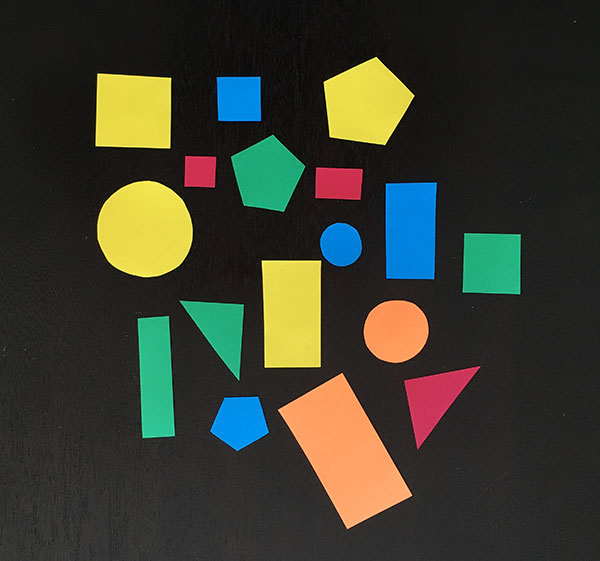
#> input picture corner_detector/shapes_and_colors.jpg, 600 x 561 px
$ jupyter execute harris_corner_detector.ipynb
#> lines starting #> are read from the running program, lines starting #| are printed output that depends on the picture
# Import data

[cell 1]
import cv2
import matplotlib.pyplot as plt
import matplotlib.cm as cm
import numpy as np

[cell 2]
test_img_path = 'shapes_and_colors.jpg'
im = cv2.imread(test_img_path)
#> im is the input picture: shape (561, 600, 3); mean B, G, R 47.2, 60.1, 58.4
gray = cv2.cvtColor(im, cv2.COLOR_BGR2GRAY)
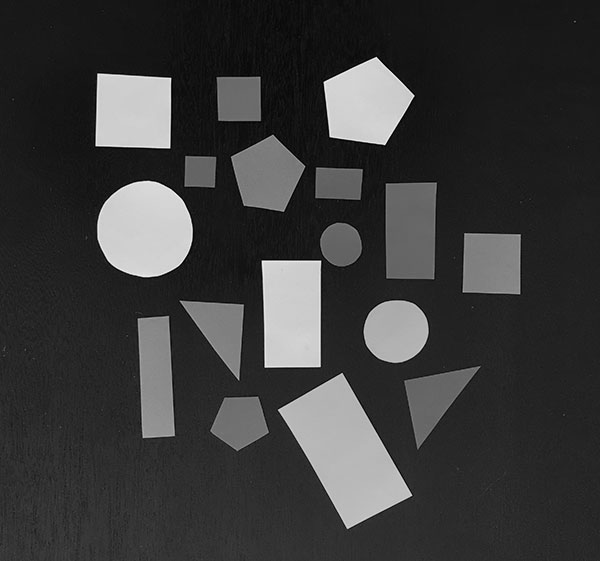
#> gray: shape (561, 600); min 0, max 243, mean 58.1

_, ax = plt.subplots(1, 2)
ax[0].imshow(im)
ax[1].imshow(gray, cmap='Greys')
plt.show()
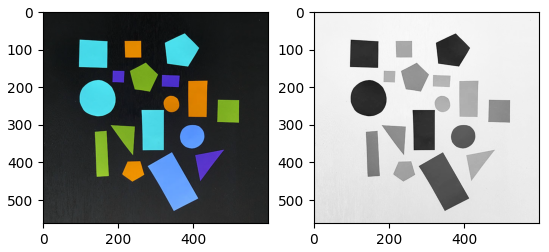
#> figure drawn by matplotlib, 2 panels; B, G, R data is drawn as R, G, B

## Show opencv out-of-the-box method

Important parameters appear to be:

block_size - size of neighbourhood considered for corner detection

ksize - Aperture parameter of Sobel derivative used

k - Harris detector free parameter in the equation

[cell 3]
ksize = 3
block_size = 2
k = 0.04
dst = cv2.cornerHarris(gray, block_size, ksize, k)
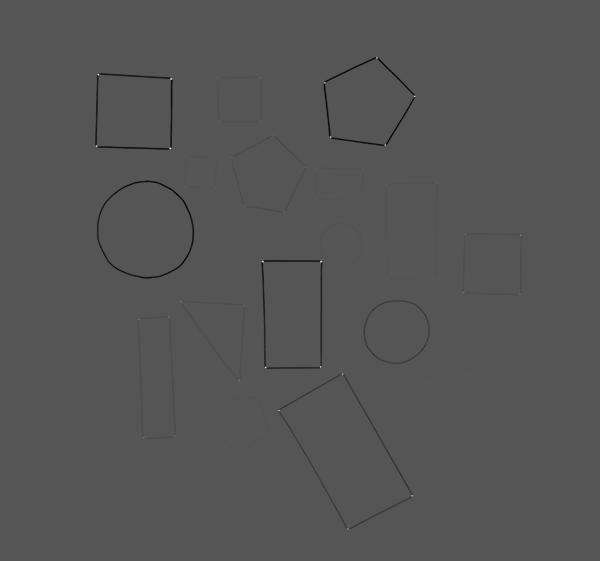
#> dst: shape (561, 600) float32; min -0.0158, max 0.0313, mean -8.16e-05; drawn with min black and max white
dst = cv2.dilate(dst, None, iterations=3)
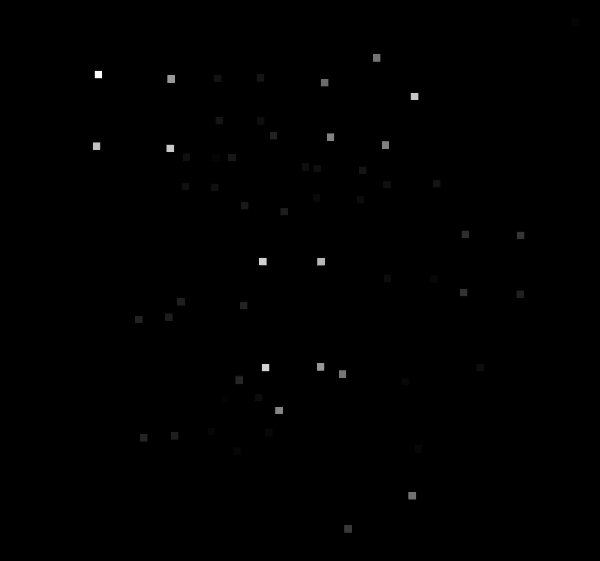
#> dst: shape (561, 600) float32; min -4.19e-08, max 0.0313, mean 7.14e-05; drawn with min black and max white

corners = np.zeros(gray.shape)
corners[dst > 0.01 * dst.max()] = 1

masked_data = np.ma.masked_where(corners==0, corners)

plt.figure(figsize=(10,8))
plt.imshow(gray, cmap='Greys')
plt.imshow(masked_data, interpolation='none')
plt.show()
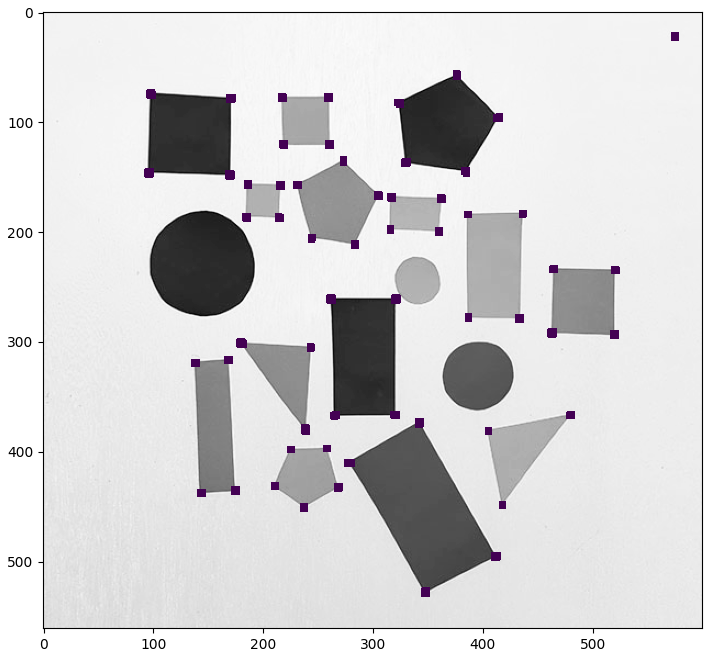
#> figure drawn by matplotlib, 1 panel
